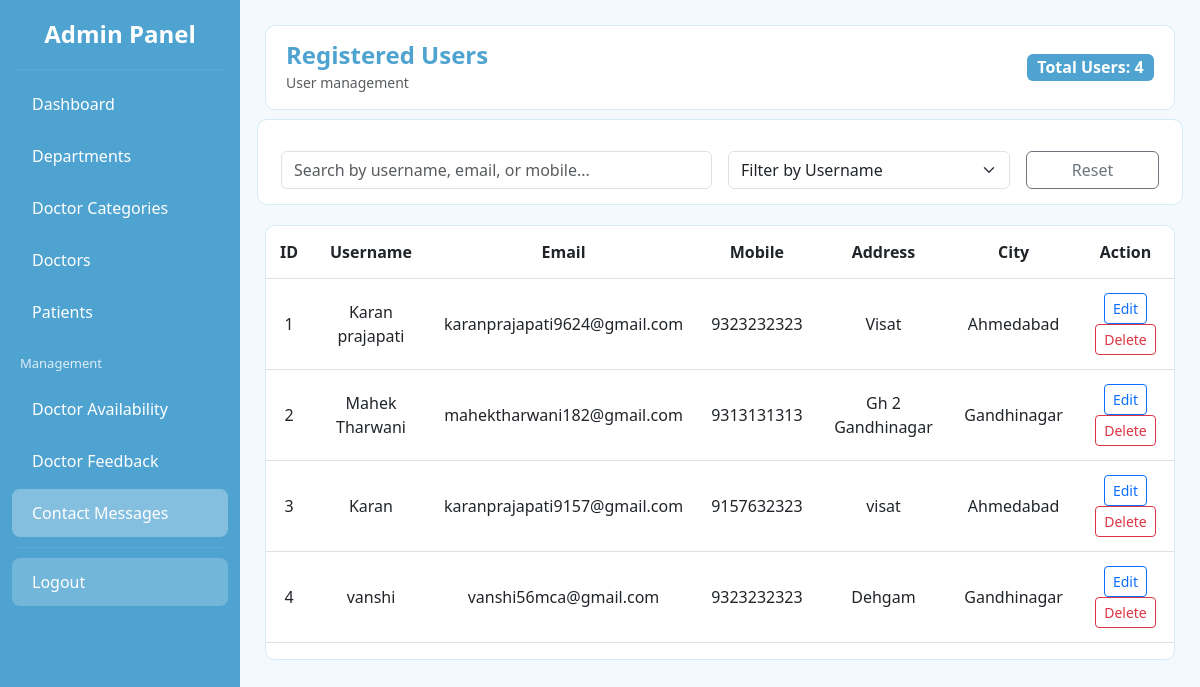
The app's page /admin_users/ (signed in) with its own data.
### app/models.py (models this page shows, shortened)
class registration(models.Model):
    user = models.OneToOneField(User, on_delete=models.CASCADE)  # CHANGED
    username = models.CharField(max_length=100)
    email = models.EmailField(unique=True)
    mobile = models.CharField(max_length=15)
    address = models.TextField()
    state = models.CharField(max_length=50)
    city = models.CharField(max_length=50)
    pincode = models.CharField(max_length=10)

### app/views.py (the view)
# urls.py: path('admin_users/', views.admin_user_list, name='admin_users'),
@login_required(login_url="admin_login")
def admin_user_list(request):
    users = registration.objects.all().order_by("-id")
    return render(request, "admin/user_list.html", {
        "users": users,
        "total_users": users.count()
    })

### app/templates/admin/user_list.html (shortened to what this page needs)
<!DOCTYPE html>
<html>
<head>
    <link href="https://cdn.jsdelivr.net/npm/bootstrap@5.3.0/dist/css/bootstrap.min.css" rel="stylesheet">
</head>
<body>
{% include "admin/sidebar.html" %}
<div class="main-content">
    <div class="topbar d-flex justify-content-between align-items-center">
        <div>
            <h4 class="page-title mb-0">Registered Users</h4>
            <small class="text-muted">User management</small>
        </div>
        <div>
            <span class="badge badge-main fs-6">
                Total Users: {{ total_users }}
            </span>
        </div>
    </div>
    <div class="filter-box row g-3">
        <div class="col-md-6">
            <input type="text"
                   id="searchInput"
                   class="form-control"
                   placeholder="Search by username, email, or mobile..."
                   onkeyup="searchTable()">
        </div>
        <div class="col-md-4">
            <select id="usernameFilter"
                    class="form-select"
                    onchange="filterByUsername()">
                <option value="">Filter by Username</option>
            </select>
        </div>
        <div class="col-md-2">
            <button class="btn btn-outline-secondary w-100"
                    onclick="resetFilters()">
                Reset
            </button>
        </div>
    </div>
    <div class="data-card">
        <table class="table" id="userTable">
            <thead>
                <tr>
                    <th>ID</th>
                    <th>Username</th>
                    <th>Email</th>
                    <th>Mobile</th>
                    <th>Address</th>
                    <th>City</th>
                    <th>Action</th>
                </tr>
            </thead>
            <tbody>
                {% for u in users %}
                <tr>
                    <td>{{ forloop.counter }}</td>
                    <td>{{ u.username }}</td>
                    <td>{{ u.email }}</td>
                    <td>{{ u.mobile }}</td>
                    <td>{{ u.address }}</td>
                    <td>{{ u.city }}</td>
                    <td>
                        <a href="{% url 'admin_user_edit' u.id %}"
                           class="btn btn-sm btn-outline-primary">
                            Edit
                        </a>
                        <a href="{% url 'admin_user_delete' u.id %}"
                           class="btn btn-sm btn-outline-danger"
                           onclick="return confirm('Are you sure?');">
                            Delete
                        </a>
                    </td>
                </tr>
                {% empty %}
                <tr>
                    <td colspan="7" class="text-center text-muted py-4">
                        No users found
                    </td>
                </tr>
                {% endfor %}
            </tbody>
        </table>
    </div>
</div>
</body>
</html>

### app/templates/admin/user_list.html (style rules this page uses)
:root { --main: #4FA3D1; --bg: #F3F9FD; --card: #FFFFFF; --border: #D6EAF6; }
body { background-color: var(--bg); font-family: "Segoe UI", sans-serif; }
.main-content { margin-left: 240px; padding: 25px; }
.topbar { background: var(--card); padding: 15px 20px; border-radius: 10px; border: 1px solid var(--border); margin-bottom: 25px; }
.page-title { font-weight: 700; color: var(--main); }
.data-card { background: var(--card); border-radius: 10px; border: 1px solid var(--border); overflow: hidden; }
.table thead { background: #E9F4FB; }
.table thead th { font-weight: 600; padding: 14px; text-align: center; }
.table tbody td { padding: 14px; text-align: center; vertical-align: middle; }
.badge-main { background: var(--main); }
.filter-box { background: var(--card); border: 1px solid var(--border); padding: 15px; border-radius: 10px; margin-bottom: 20px; }

### records on screen
registration: username "Karan prajapati", email "karanprajapati9624@gmail.com", mobile "9323232323", address "Visat", city "Ahmedabad"
registration: username "Mahek Tharwani", email "mahektharwani182@gmail.com", mobile "9313131313", address "Gh 2 Gandhinagar", city "Gandhinagar"
registration: username "Karan", email "karanprajapati9157@gmail.com", mobile "9157632323", address "visat", city "Ahmedabad"
registration: username "vanshi", email "vanshi56mca@gmail.com", mobile "9323232323", address "Dehgam", city "Gandhinagar"

### other values on screen
{{ total_users }} "4"
